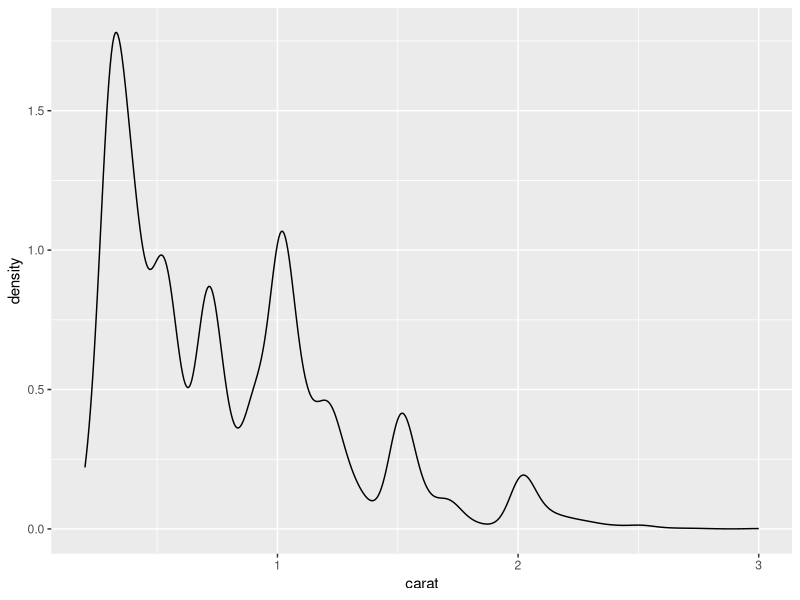
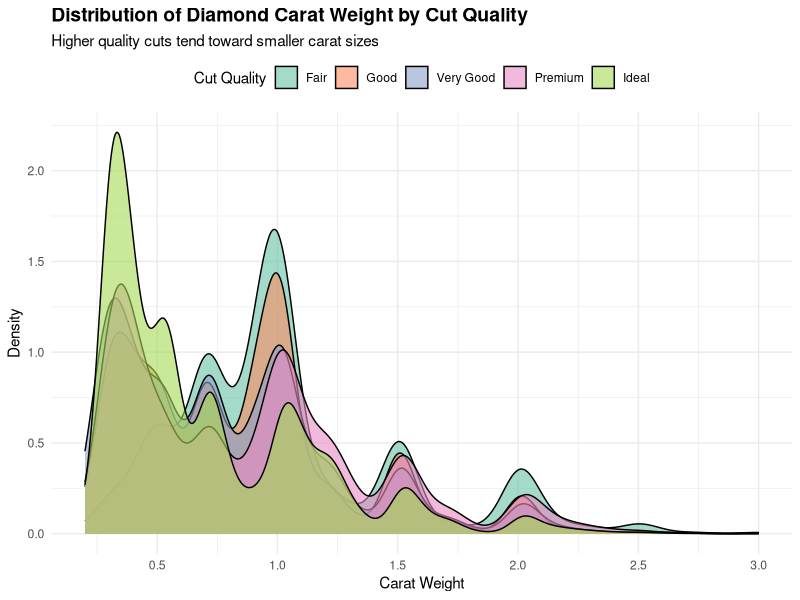
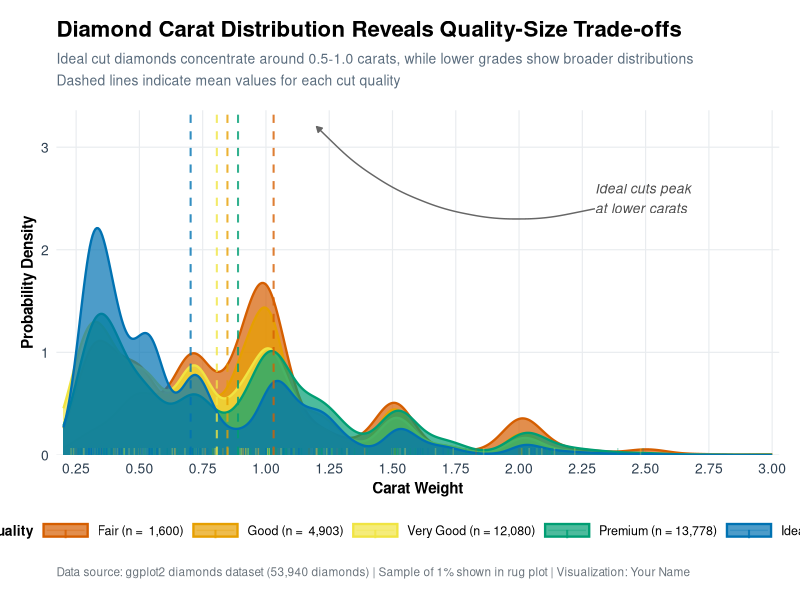

Recreate these plots in R, in order.
## ---- chunk 1
#| label: setup
#| message: false
#| warning: false

# Load required libraries
library(tidyverse)  # Includes ggplot2, dplyr, and other essential packages
library(scales)     # For formatting axes and labels

# Prepare the data: focus on diamonds with standard cuts
data_diamonds <- diamonds %>%
  filter(cut %in% c("Fair", "Good", "Very Good", "Premium", "Ideal"),
         carat <= 3) %>%                           # Remove extreme outliers
  mutate(cut = factor(cut, levels = c("Fair", "Good", "Very Good", 
                                      "Premium", "Ideal")))  # Set factor order

# Preview the data
head(data_diamonds)
## ---- chunk 2
#| label: chart-basic
#| fig-width: 8
#| fig-height: 5

ggplot(data_diamonds, aes(x = carat)) +  # Set up the plot with x variable
  geom_density()                          # Create density plot
## ---- chunk 3
#| label: chart-intermediate
#| fig-width: 8
#| fig-height: 5

ggplot(data_diamonds, aes(x = carat, fill = cut)) +      # Add fill aesthetic by cut
  geom_density(alpha = 0.6) +                             # Density with transparency
  scale_fill_brewer(palette = "Set2") +                   # Apply color palette
  scale_x_continuous(breaks = seq(0, 3, by = 0.5)) +      # Set x-axis breaks
  labs(
    title = "Distribution of Diamond Carat Weight by Cut Quality",  # Main title
    subtitle = "Higher quality cuts tend toward smaller carat sizes",  # Subtitle
    x = "Carat Weight",                                   # X-axis label
    y = "Density",                                        # Y-axis label
    fill = "Cut Quality"                                  # Legend title
  ) +
  theme_minimal() +                                       # Clean, minimal theme
  theme(
    plot.title = element_text(face = "bold", size = 14), # Bold title
    legend.position = "top"                               # Move legend to top
  )
## ---- chunk 4
#| label: chart-advanced
#| fig-width: 10
#| fig-height: 7

# Calculate summary statistics for annotations
cut_summary <- data_diamonds %>%
  group_by(cut) %>%
  summarise(
    n = n(),                                       # Count per category
    mean_carat = mean(carat),                      # Mean carat
    median_carat = median(carat),                  # Median carat
    .groups = 'drop'
  )

# Define custom color palette (colorblind-friendly gradient)
cut_colors <- c(
  "Fair" = "#D55E00",                              # Orange-red for lowest
  "Good" = "#E69F00",                              # Orange
  "Very Good" = "#F0E442",                         # Yellow
  "Premium" = "#009E73",                           # Green
  "Ideal" = "#0072B2"                              # Blue for highest
)

ggplot(data_diamonds, aes(x = carat, fill = cut, color = cut)) +
  # Main density curves
  geom_density(alpha = 0.7, linewidth = 0.8) +
  # Add rug plot showing individual observations (sampled to avoid overplotting)
  geom_rug(data = data_diamonds %>% 
             group_by(cut) %>% 
             slice_sample(prop = 0.01),
           alpha = 0.3, length = unit(0.02, "npc")) +
  # Add mean reference lines
  geom_vline(data = cut_summary,
             aes(xintercept = mean_carat, color = cut),
             linetype = "dashed",
             linewidth = 0.7,
             alpha = 0.8) +
  # Apply custom colors
  scale_fill_manual(values = cut_colors,
                    name = "Cut Quality",
                    labels = paste0(levels(data_diamonds$cut), 
                                   " (n = ", 
                                   format(cut_summary$n, big.mark = ","), 
                                   ")")) +
  scale_color_manual(values = cut_colors,
                     name = "Cut Quality",
                     labels = paste0(levels(data_diamonds$cut), 
                                    " (n = ", 
                                    format(cut_summary$n, big.mark = ","), 
                                    ")")) +
  # Format x-axis with better breaks and labels
  scale_x_continuous(breaks = seq(0, 3, by = 0.25),
                     labels = number_format(accuracy = 0.01),
                     expand = expansion(mult = c(0.01, 0.01))) +
  # Format y-axis
  scale_y_continuous(expand = expansion(mult = c(0, 0.05))) +
  # Add comprehensive labels
  labs(
    title = "Diamond Carat Distribution Reveals Quality-Size Trade-offs",
    subtitle = "Ideal cut diamonds concentrate around 0.5-1.0 carats, while lower grades show broader distributions\nDashed lines indicate mean values for each cut quality",
    x = "Carat Weight",
    y = "Probability Density",
    caption = "Data source: ggplot2 diamonds dataset (53,940 diamonds) | Sample of 1% shown in rug plot | Visualization: Your Name"
  ) +
  # Add annotation for interpretation
  annotate("text", x = 2.3, y = 2.5,
           label = "Ideal cuts peak\nat lower carats",
           size = 3.5, fontface = "italic",
           color = "gray30", hjust = 0) +
  annotate("curve", x = 2.3, y = 2.4, 
           xend = 1.2, yend = 3.2,
           arrow = arrow(length = unit(0.15, "cm"), type = "closed"),
           curvature = -0.3, color = "gray40", linewidth = 0.5) +
  theme_minimal(base_size = 12) +
  theme(
    # Title and text styling
    plot.title = element_text(face = "bold", size = 16, 
                              margin = margin(b = 8)),
    plot.subtitle = element_text(size = 10, color = "#5A6C7D", 
                                  lineheight = 1.3,
                                  margin = margin(b = 15)),
    plot.caption = element_text(size = 8.5, color = "#6C757D", 
                                hjust = 0, margin = margin(t = 15)),
    
    # Axis styling
    axis.title = element_text(size = 11, face = "bold", 
                              margin = margin(t = 10, r = 10)),
    axis.text = element_text(size = 10, color = "#2C3E50"),
    
    # Legend styling
    legend.position = "bottom",
    legend.title = element_text(face = "bold", size = 10),
    legend.text = element_text(size = 9),
    legend.key.height = unit(0.4, "cm"),
    legend.key.width = unit(1.2, "cm"),
    
    # Grid and panel styling
    panel.grid.minor = element_blank(),            # Remove minor gridlines
    panel.grid.major = element_line(color = "#E9ECEF", linewidth = 0.4),
    
    # Margins
    plot.margin = margin(15, 15, 15, 15)          # Add space around plot
  )
